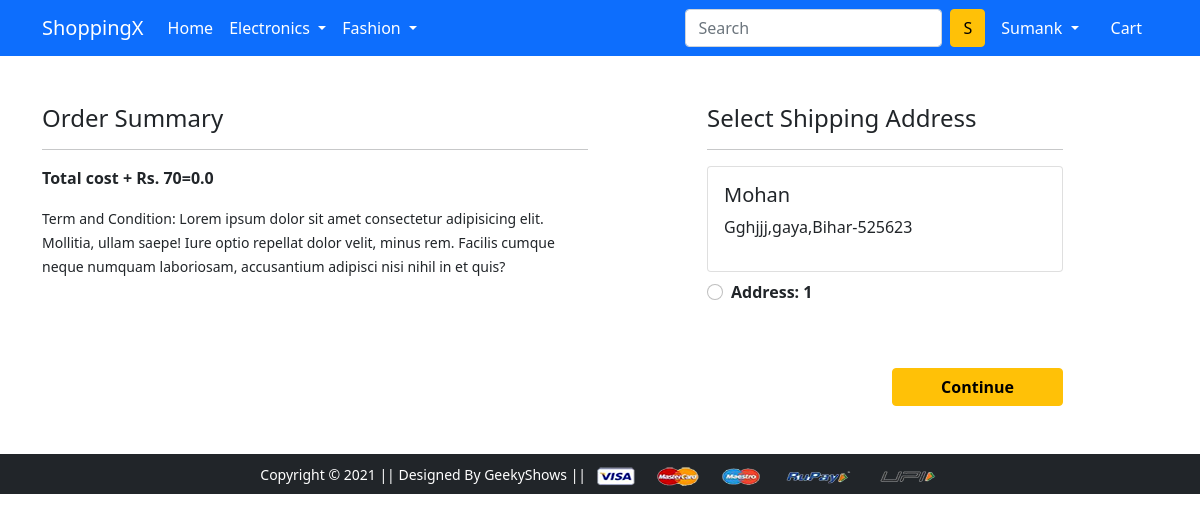
Page /checkout/ (signed in) on the earlier database version.
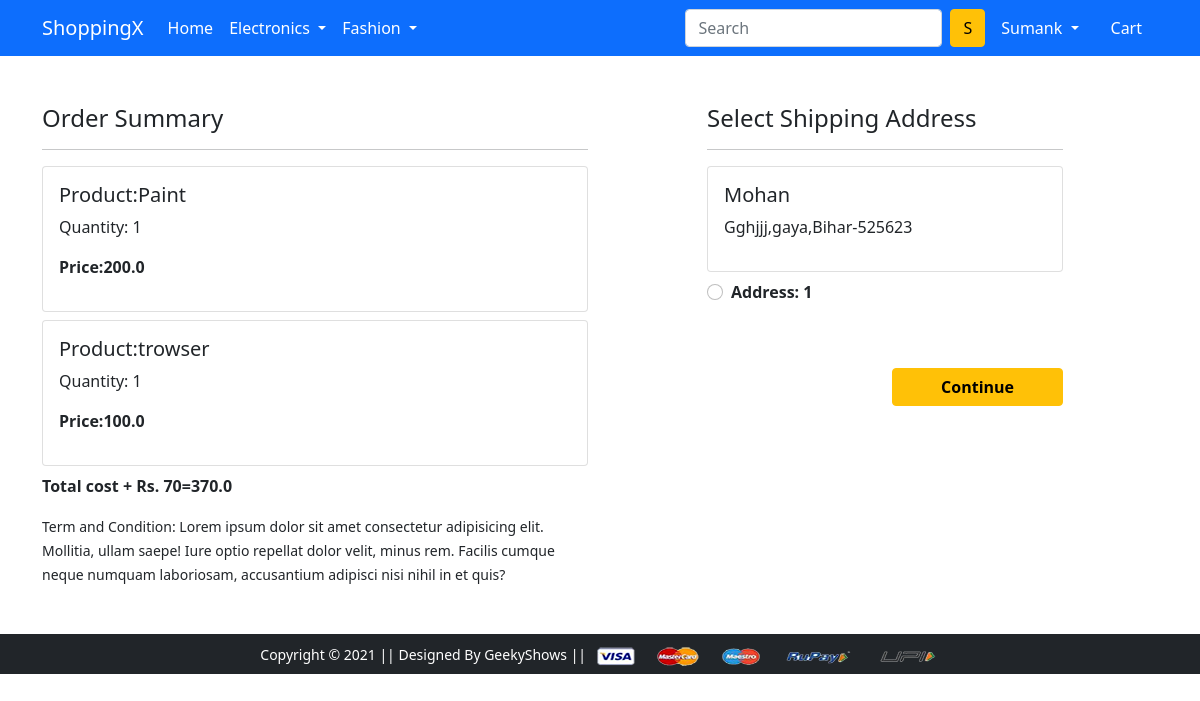
Same page on the later database version.
### app/models.py (models this page shows, shortened)
class Customer(models.Model):
    user = models.ForeignKey(User,on_delete=models.CASCADE)
    name = models.CharField(max_length=50)
    locality=models.CharField(max_length=50)
    city=models.CharField(max_length=40)
    zipcode=models.IntegerField()
    state=models.CharField(choices=STATE_CHOICES,max_length=50)

class Cart(models.Model):
    user=models.ForeignKey(User,on_delete=models.CASCADE)
    product=models.ForeignKey(Product,on_delete=models.CASCADE)
    quantity=models.PositiveIntegerField(default=1)
    @property
    def total_cost(self):
        return self.quantity * self.product.discounted_price

class Product(models.Model):
    title=models.CharField(max_length=50)
    selling_price=models.IntegerField()
    discounted_price=models.FloatField()
    description=models.TextField()
    brand=models.CharField(max_length=50)
    category=models.CharField(choices=CATEGORIES_CHOICES,max_length=3)
    product_image=models.ImageField(upload_to='productimg')

### app/views.py (the view)
# urls.py: path('checkout/', views.checkout, name='checkout'),
@login_required
def checkout(request):
    user=request.user
    add=Customer.objects.filter(user=user)
    cart_items=Cart.objects.filter(user=user)
    amount=0.00
    shipping_amount=70.00
    totalamount=0.00
    cart_product= [ p for p in Cart.objects.all() if p.user == request.user]
    if cart_product:
        for p in cart_product:
            tempamount=(p.quantity * p.product.discounted_price)
            amount += tempamount
            totalamount=amount+shipping_amount
    return render(request, 'app/checkout.html',{'add':add,'totalamount':totalamount,'cart_items':cart_items })

### app/templates/app/checkout.html (shortened to what this page needs)
{% extends 'app/base.html' %}
{% load static %}
{% block main-content %}
<div class="container">
 <div class="row mt-5">
  <div class="col-sm-6">
    <h4>Order Summary</h4>
    <hr>
    {% for item in cart_items %}
      <div class="card mb-2">
        <div class="card-body">
          <h5>Product:{{item.product.title}}</h5>
          <p>Quantity: {{item.quantity}}</p>
          <p class="fw-bold">Price:{{item.total_cost}}</p>
        </div>
      </div>
      {% endfor %}
      <p class ="fw-bold">Total cost + Rs. 70={{totalamount}}</p>
    <small>Term and Condition: Lorem ipsum dolor sit amet consectetur adipisicing elit. Mollitia, ullam saepe! Iure optio repellat dolor velit, minus rem. Facilis cumque neque numquam laboriosam, accusantium adipisci nisi nihil in et quis?</small>
  </div>
  <div class="col-sm-4 offset-sm-1">
    <h4>Select Shipping Address</h4>
    <hr>
    <form action="/paymentdone">
      {% for ad in add%}
      <div class="card">
        <div class="card-body">
        <h5>{{ad.name}}</h5>
        <p>{{ad.locality}},{{ad.city}},{{ad.state}}-{{ad.zipcode}}</p>
        </div>
      </div>
        <div class="form-check mt-2 mb-5">
          <input class="form-check-input" type="radio"  name="custid" id="custadd{{forloop.counter}}" value="{{ad.id}}" >
          <label class="form-check-label fw-bold" for="custadd{{forloop.counter}}">
            Address: {{forloop.counter}}</label>
        </div>
        {% endfor %}
        <div class="text-end">
          <button type="submit" class="btn btn-warning mt-3 px-5 fw-bold">Continue</button>
        </div>
      </form>
    </div>
  </div>
</div>
{% endblock main-content %}

Differences in the rows shown:
added Cart: product "Paint", quantity "1", total_cost "200.0"
added Cart: product "trowser", quantity "1", total_cost "100.0"
Other differences:
{{ totalamount }}: "0.0" → "370.0"
